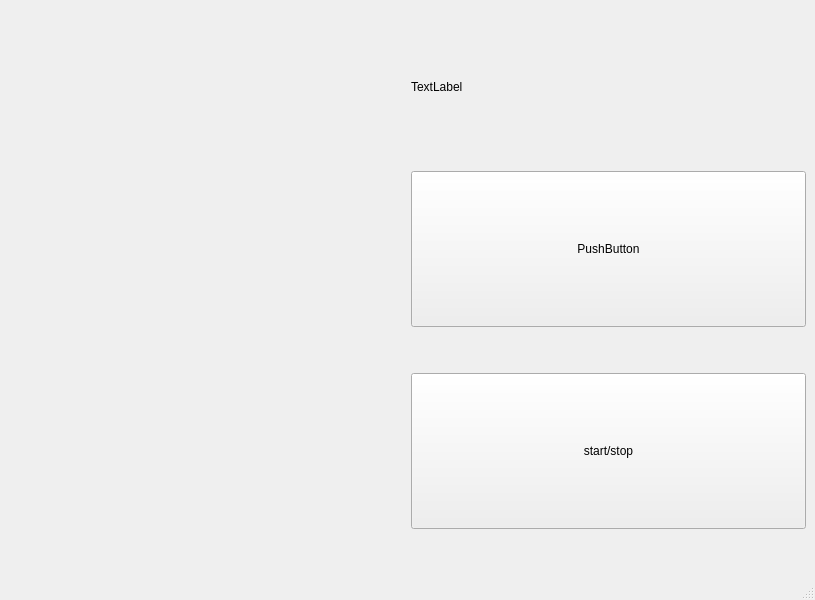
<?xml version="1.0" encoding="UTF-8"?>
<ui version="4.0">
 <class>MainWindow</class>
 <widget class="QMainWindow" name="MainWindow">
  <property name="geometry">
   <rect>
    <x>0</x>
    <y>0</y>
    <width>815</width>
    <height>600</height>
   </rect>
  </property>
  <property name="windowTitle">
   <string>MainWindow</string>
  </property>
  <widget class="QWidget" name="centralwidget">
   <layout class="QHBoxLayout" name="horizontalLayout_2">
    <item>
     <layout class="QHBoxLayout" name="horizontalLayout">
      <item>
       <layout class="QVBoxLayout" name="verticalLayout_2">
        <item>
         <widget class="QWidget" name="widget" native="true"/>
        </item>
       </layout>
      </item>
      <item>
       <layout class="QVBoxLayout" name="verticalLayout">
        <item>
         <widget class="QLabel" name="label">
          <property name="text">
           <string>TextLabel</string>
          </property>
         </widget>
        </item>
        <item>
         <widget class="QPushButton" name="pushButton_2">
          <property name="sizePolicy">
           <sizepolicy hsizetype="Minimum" vsizetype="Preferred">
            <horstretch>0</horstretch>
            <verstretch>0</verstretch>
           </sizepolicy>
          </property>
          <property name="text">
           <string>PushButton</string>
          </property>
         </widget>
        </item>
        <item>
         <spacer name="verticalSpacer_2">
          <property name="orientation">
           <enum>Qt::Vertical</enum>
          </property>
          <property name="sizeType">
           <enum>QSizePolicy::Preferred</enum>
          </property>
          <property name="sizeHint" stdset="0">
           <size>
            <width>20</width>
            <height>40</height>
           </size>
          </property>
         </spacer>
        </item>
        <item>
         <widget class="QPushButton" name="pushButton">
          <property name="sizePolicy">
           <sizepolicy hsizetype="Preferred" vsizetype="Preferred">
            <horstretch>0</horstretch>
            <verstretch>0</verstretch>
           </sizepolicy>
          </property>
          <property name="text">
           <string>start/stop</string>
          </property>
         </widget>
        </item>
        <item>
         <spacer name="verticalSpacer">
          <property name="orientation">
           <enum>Qt::Vertical</enum>
          </property>
          <property name="sizeType">
           <enum>QSizePolicy::Preferred</enum>
          </property>
          <property name="sizeHint" stdset="0">
           <size>
            <width>20</width>
            <height>40</height>
           </size>
          </property>
         </spacer>
        </item>
       </layout>
      </item>
     </layout>
    </item>
   </layout>
  </widget>
  <widget class="QMenuBar" name="menubar">
   <property name="geometry">
    <rect>
     <x>0</x>
     <y>0</y>
     <width>815</width>
     <height>21</height>
    </rect>
   </property>
  </widget>
  <widget class="QStatusBar" name="statusbar"/>
 </widget>
 <resources/>
 <connections/>
</ui>
